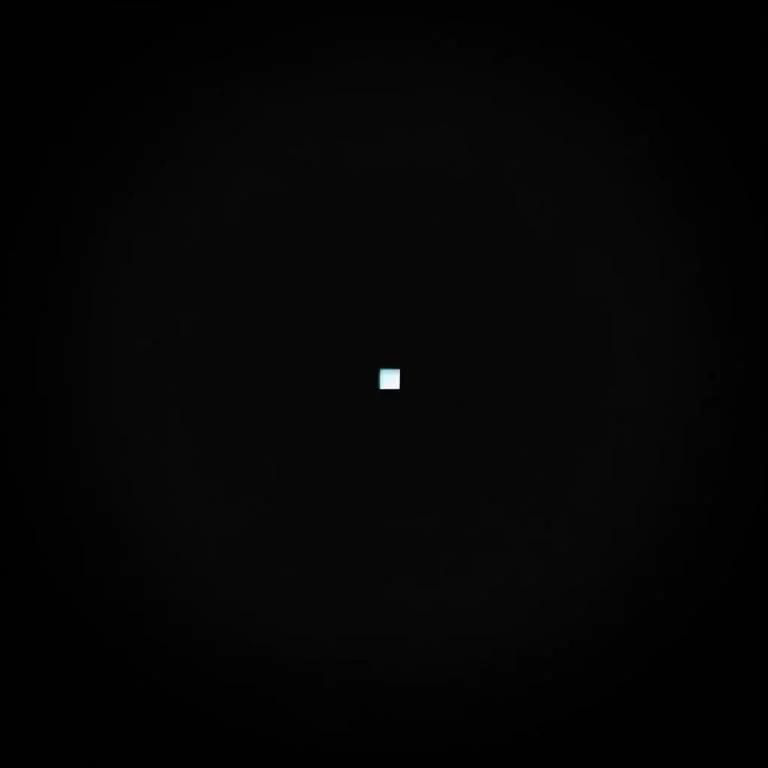
#> input picture Test_Images/test_image0.png, 768 x 768 px; its folder holds only this picture in this run
$ python -i image_comparison_toolkit.py   (imports and definitions only)
#> lines starting #> are read from the running program, lines starting #| are printed output that depends on the picture; after the words box and inside, x2 and y2 are one past the last pixel; in counts of white or black regions, pixels touching at a corner belong together
"""Real-vs-generated image comparison plots.

Per image pair we emit one **comparison row** — the real frame, the cielim frame and their
difference **heatmap** as three separate files, named ``real_NN`` / ``cielim_NN`` / ``heatmap_NN``
so a document can lay them out as a single row of panels — plus an intensity **histogram**. Every
file in the row is written :data:`panel_px` pixels tall and tagged with a print size that makes the
three of them span the text width together, so the row lines up and needs no scaling when placed.

Cross-correlation and background masking are preprocessing toggles, not
figures: a batch is rendered in three variants so they can be compared side by side —

  * ``raw/``     — frames as-is (any real→generated offset preserved),
  * ``aligned/`` — the generated frame cross-correlated onto the real one,
  * ``masked/``  — (opt-in, off by default) aligned, then background zeroed so only the target (union
                   of both frames' foreground, with a small dilation halo) is compared. Useful for
                   small/faint disks; enable by passing ``modes=(..., "masked")`` to generate_batch.

For a batch of pairs each variant contains the individual rows and histograms plus one **average
histogram** aggregated across all pairs. Every heatmap is captioned with the mean and standard
deviation of the pixel error it shows (real - generated, so positive = the render is too dark), and
the same numbers are tabulated per frame and per average batch in ``pixel_error_frames.csv`` /
``pixel_error_average.csv`` (see :func:`pixel_error_stats`), so the agreement can be quoted as a
number and not only read off a picture.

The two image panels share ONE window, framed tightly on the target (so a few-pixel disk isn't lost
in dark space) and identical between them, so a real→generated offset stays visible instead of each
frame being re-centered on its own disk. They are written bare — just the pixels, no axes, no
markers, no resampling blur — so only the imagery is compared. The annotated view, with located
peaks and the SPICE-predicted pixel, is plot_point_source_pair, for targets too small to judge by
eye.

Colormap convention (see plot_style): histograms use inferno-sampled series colors; the signed
difference heatmap uses a zero-centered diverging ramp (black = match, see diff_cmap); scene images
shown for viewing use grayscale.
"""

import re
from pathlib import Path

import cv2
import matplotlib.pyplot as plt
import numpy as np
from cielim.utils import plot_style as ps
from matplotlib.colors import ListedColormap
from PIL import Image

threshold = 10

# Signed difference heatmap, black at zero so a perfect match is unmistakable. Both halves share the
# inferno ramp, so color encodes the magnitude of the difference and not its sign.
_inferno = plt.get_cmap("inferno")
diff_cmap = ListedColormap(
    np.vstack([_inferno(np.linspace(1, 0, 128)), _inferno(np.linspace(0, 1, 128))]), name="diff_inferno"
)
# [1 line not run here, left out]

# ROI cropping: small faint disks get a large relative pad, large disks a tight one.
pad_small = 1.4
pad_large = 0.20
small_threshold = 50
display_size = 300

frame_pad = 0.6
min_frame_half = 6

mask_dilate = 2

# Row geometry: page_w = 2 * row_panel_h + heatmap_aspect * row_panel_h, the two square image
# panels plus the heatmap and its colorbar, so the three span the text width at scale 1.0.
panel_px = 1024
heatmap_aspect = 1.4  # heatmap width / height: 1 for the square image + 0.4 for the colorbar strip
row_panel_h = ps.page_w / (2 + heatmap_aspect)

mode_specs = {
    "raw": {"align": False, "mask": False},
    "aligned": {"align": True, "mask": False},
    "masked": {"align": True, "mask": True},
}


def load_grayscale(path):
    return np.array(Image.open(path).convert("L"))


# [16 lines left out: function to_uint8_gray, not called in this run]


def _slug(text):
    """Filename-safe lowercase token from a panel title (``"cielim"`` -> ``cielim``)."""
    return re.sub(r"[^a-z0-9]+", "-", str(text).lower()).strip("-") or "panel"


# [14 lines left out: functions _as_gray, compute_disk_stats, not called in this run]


def get_cob_and_bbox(img):
    """Center-of-brightness (cx, cy) and bounding box (w, h) of the brightest connected blob."""
    thresh_val = max(int(img.max()) // 4, 10)
    _, thresh = cv2.threshold(img, thresh_val, 255, cv2.THRESH_BINARY)
    contours, _ = cv2.findContours(thresh, cv2.RETR_EXTERNAL, cv2.CHAIN_APPROX_SIMPLE)
    if not contours:
        return img.shape[1] // 2, img.shape[0] // 2, 0, 0
    largest = max(contours, key=cv2.contourArea)
    bx, by, bw, bh = cv2.boundingRect(largest)
    m = cv2.moments(thresh)
    cx = int(m["m10"] / m["m00"]) if m["m00"] > 0 else bx + bw // 2
    cy = int(m["m01"] / m["m00"]) if m["m00"] > 0 else by + bh // 2
    return cx, cy, bw, bh


def detect_pad(img):
    """Choose a crop pad fraction from the object size (large pad for small/faint disks)."""
    _, _, bw, bh = get_cob_and_bbox(img)
    obj_size = max(bw, bh)
    pad = pad_small if obj_size < small_threshold else pad_large
    return pad, obj_size


def _crop_box(img, pad_frac=None):
    """Return the (x1, x2, y1, y2) ROI box around the target's center-of-brightness."""
    if pad_frac is None:
        pad_frac, _ = detect_pad(img)
    cx, cy, bw, bh = get_cob_and_bbox(img)
    if max(bw, bh) == 0:  # no disk detected — keep the whole frame
        return 0, img.shape[1], 0, img.shape[0]
    pad = int(max(bw, bh) * pad_frac)
    half = max(bw, bh) // 2 + pad
    return max(cx - half, 0), min(cx + half, img.shape[1]), max(cy - half, 0), min(cy + half, img.shape[0])


def _upscale_small(crop):
    if crop.size and max(crop.shape) < display_size:
        return np.array(Image.fromarray(crop).resize((display_size, display_size), Image.NEAREST))
    return crop


def crop_roi(img, pad_frac=None):
    """Crop a square ROI around the target's own center-of-brightness (auto pad if not given)."""
    x1, x2, y1, y2 = _crop_box(img, pad_frac)
    return _upscale_small(img[y1:y2, x1:x2])


# [27 lines left out: functions crop_pair, match_shapes, cross_correlate_fft, not called in this run]


def apply_shift(img, shift_y, shift_x):
    return np.roll(np.roll(img, shift_y, axis=0), shift_x, axis=1)


# [332 lines left out: functions align_pair, foreground_mask, apply_mask, compare_saved, nearest_time_index, _frame_box and 8 more, not called in this run]


def _bin_centers(bins=256):
    edges = np.linspace(0, 255, bins + 1)
    return (edges[:-1] + edges[1:]) / 2


# [86 lines left out: functions _intensity_fractions, _error_moments, _stats_from_moments, pixel_error_stats, batch_pixel_error, not called in this run]


# Columns of the per-mode error CSVs; every one after the first is a key of the stats dict.
frame_error_csv_columns = ("frame", "pixels", "real_mean", "gen_mean", "mean_error", "std_error", "mae", "rmse")
batch_error_csv_columns = (
    "batch",
    "frames",
    "pixels",
    "real_mean",
    "gen_mean",
    "mean_error",
    "std_error",
    "mae",
    "rmse",
    "frame_mean_std",
)


# [186 lines left out: functions _error_csv, format_error_stats, plot_average_histogram, generate_batch, not called in this run]

>>> import cv2
>>> picture = cv2.imread('../../../../Test_Images/test_image0.png', cv2.IMREAD_GRAYSCALE)
#> picture: shape (768, 768); min 0, max 254, mean 4.7
>>> result = crop_roi(picture)
#> in get_cob_and_bbox, `thresh_val = max(int(img.max()) // 4, 10)`: thresh_val = 63
#> in get_cob_and_bbox, `_, thresh = cv2.threshold(img, thresh_val, 255, cv2.THRESH_BINARY)`: thresh: shape (768, 768); 0.07% white; 1 white region
#> in get_cob_and_bbox, `contours, _ = cv2.findContours(thresh, cv2.RETR_EXTERNAL, cv2.CHAIN_AP..`: contours = 1 contour; box (x1, y1, x2, y2) and area: (379, 369, 400, 390) 382
#> in get_cob_and_bbox, `largest = max(contours, key=cv2.contourArea)`: largest = contour of 14 points, box (x1, y1, x2, y2) (379, 369, 400, 390), area 382
#> in get_cob_and_bbox, `bx, by, bw, bh = cv2.boundingRect(largest)`: bx = 379; by = 369; bw = 21
#> in get_cob_and_bbox, `m = cv2.moments(thresh)`: m = moments, m00 107355, centre m10/m00, m01/m00 = (389.1, 378.7)
#> in get_cob_and_bbox, `cx = int(m["m10"] / m["m00"]) if m["m00"] > 0 else bx + bw // 2`: cx = 389
#> in get_cob_and_bbox, `cy = int(m["m01"] / m["m00"]) if m["m00"] > 0 else by + bh // 2`: cy = 378
#> in detect_pad, `_, _, bw, bh = get_cob_and_bbox(img)`: bw = 21
#> in detect_pad, `pad = pad_small if obj_size < small_threshold else pad_large`: pad = 1.4
#> in _crop_box, `cx, cy, bw, bh = get_cob_and_bbox(img)`: cx = 389; cy = 378; bw = 21
#> in _crop_box, `pad = int(max(bw, bh) * pad_frac)`: pad = 29
#> in _crop_box, `half = max(bw, bh) // 2 + pad`: half = 39
#> in crop_roi, `x1, x2, y1, y2 = _crop_box(img, pad_frac)`: x1 = 350; x2 = 428; y1 = 339; y2 = 417
#> in _upscale_small, `return np.array(Image.fromarray(crop).resize((display_size, display_si..`:
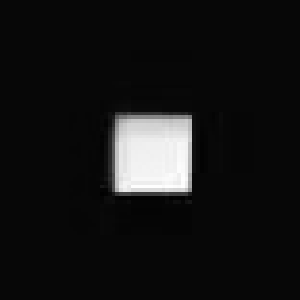
#> returned value: shape (300, 300); min 0, max 254, mean 21.6
